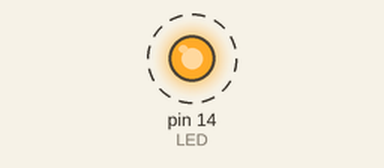
The sketch below on a simulated Arduino Uno, built with avr-gcc and run on an emulated ATmega328P. Parts: output pins drawn as LEDs (lit = HIGH). Dashed ring = blinking.

Above: at 0.2 s.
Timing chart, 0 to 3.0 s (numbered marks = the images above):
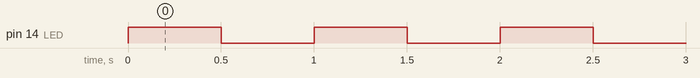

The sketch:

rp2040-testing.ino
```cpp
#define LED 14
#define TOUCH 15

int lastTouchState;

void setup() {
  pinMode(LED, OUTPUT);
  pinMode(TOUCH, INPUT);
}

void loop() {
  digitalWrite(LED, HIGH);
  delay(500);
  digitalWrite(LED, LOW);
  delay(500);
  // int currentTouchState = digitalRead(TOUCH);
  // if (currentTouchState != lastTouchState) {
  //   digitalWrite(LED, digitalRead(LED) == HIGH);
  // }

  // lastTouchState = currentTouchState;
}
```

Measured:
- by itself, pin 14 (LED): alternates HIGH for 0.50 s and LOW for 0.50 s
